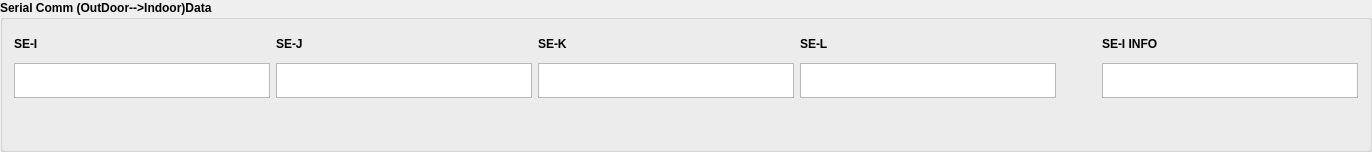
              <widget class="QGroupBox" name="groupBox_10">
               <property name="font">
                <font>
                 <pointsize>9</pointsize>
                 <weight>75</weight>
                 <bold>true</bold>
                </font>
               </property>
               <property name="title">
                <string>Serial Comm (OutDoor--&gt;Indoor)Data</string>
               </property>
               <layout class="QGridLayout" name="gridLayout_5">
                <item row="0" column="0">
                 <layout class="QHBoxLayout" name="horizontalLayout_31">
                  <item>
                   <layout class="QVBoxLayout" name="verticalLayout_114">
                    <item>
                     <widget class="QLabel" name="OutTemplabel_2">
                      <property name="minimumSize">
                       <size>
                        <width>0</width>
                        <height>26</height>
                       </size>
                      </property>
                      <property name="maximumSize">
                       <size>
                        <width>16777215</width>
                        <height>35</height>
                       </size>
                      </property>
                      <property name="text">
                       <string>SE-I</string>
                      </property>
                     </widget>
                    </item>
                    <item>
                     <widget class="QTextEdit" name="OutTemp_textEdit_2">
                      <property name="minimumSize">
                       <size>
                        <width>0</width>
                        <height>26</height>
                       </size>
                      </property>
                      <property name="maximumSize">
                       <size>
                        <width>16777215</width>
                        <height>35</height>
                       </size>
                      </property>
                      <property name="readOnly">
                       <bool>true</bool>
                      </property>
                     </widget>
                    </item>
                    <item>
                     <spacer name="verticalSpacer_31">
                      <property name="orientation">
                       <enum>Qt::Vertical</enum>
                      </property>
                      <property name="sizeHint" stdset="0">
                       <size>
                        <width>20</width>
                        <height>40</height>
                       </size>
                      </property>
                     </spacer>
                    </item>
                   </layout>
                  </item>
                  <item>
                   <layout class="QVBoxLayout" name="verticalLayout_115">
                    <item>
                     <widget class="QLabel" name="CtrlTemp_label_2">
                      <property name="minimumSize">
                       <size>
                        <width>0</width>
                        <height>26</height>
                       </size>
                      </property>
                      <property name="maximumSize">
                       <size>
                        <width>16777215</width>
                        <height>35</height>
                       </size>
                      </property>
                      <property name="text">
                       <string>SE-J</string>
                      </property>
                     </widget>
                    </item>
                    <item>
                     <widget class="QTextEdit" name="CtrlTemp_textEdit_2">
                      <property name="minimumSize">
                       <size>
                        <width>0</width>
                        <height>26</height>
                       </size>
                      </property>
                      <property name="maximumSize">
                       <size>
                        <width>16777215</width>
                        <height>35</height>
                       </size>
                      </property>
                      <property name="readOnly">
                       <bool>true</bool>
                      </property>
                     </widget>
                    </item>
                    <item>
                     <spacer name="verticalSpacer_32">
                      <property name="orientation">
                       <enum>Qt::Vertical</enum>
                      </property>
                      <property name="sizeHint" stdset="0">
                       <size>
                        <width>20</width>
                        <height>40</height>
                       </size>
                      </property>
                     </spacer>
                    </item>
                   </layout>
                  </item>
                  <item>
                   <layout class="QVBoxLayout" name="verticalLayout_139">
                    <item>
                     <widget class="QLabel" name="OutTemplabel_6">
                      <property name="minimumSize">
                       <size>
                        <width>0</width>
                        <height>26</height>
                       </size>
                      </property>
                      <property name="maximumSize">
                       <size>
                        <width>16777215</width>
                        <height>35</height>
                       </size>
                      </property>
                      <property name="text">
                       <string>SE-K</string>
                      </property>
                     </widget>
                    </item>
                    <item>
                     <widget class="QTextEdit" name="OutTemp_textEdit_6">
                      <property name="minimumSize">
                       <size>
                        <width>0</width>
                        <height>26</height>
                       </size>
                      </property>
                      <property name="maximumSize">
                       <size>
                        <width>16777215</width>
                        <height>35</height>
                       </size>
                      </property>
                      <property name="readOnly">
                       <bool>true</bool>
                      </property>
                     </widget>
                    </item>
                    <item>
                     <spacer name="verticalSpacer_54">
                      <property name="orientation">
                       <enum>Qt::Vertical</enum>
                      </property>
                      <property name="sizeHint" stdset="0">
                       <size>
                        <width>20</width>
                        <height>40</height>
                       </size>
                      </property>
                     </spacer>
                    </item>
                   </layout>
                  </item>
                  <item>
                   <layout class="QVBoxLayout" name="verticalLayout_138">
                    <item>
                     <widget class="QLabel" name="OutTemplabel_5">
                      <property name="minimumSize">
                       <size>
                        <width>0</width>
                        <height>26</height>
                       </size>
                      </property>
                      <property name="maximumSize">
                       <size>
                        <width>16777215</width>
                        <height>35</height>
                       </size>
                      </property>
                      <property name="text">
                       <string>SE-L</string>
                      </property>
                     </widget>
                    </item>
                    <item>
                     <widget class="QTextEdit" name="OutTemp_textEdit_5">
                      <property name="minimumSize">
                       <size>
                        <width>0</width>
                        <height>26</height>
                       </size>
                      </property>
                      <property name="maximumSize">
                       <size>
                        <width>16777215</width>
                        <height>35</height>
                       </size>
                      </property>
                      <property name="readOnly">
                       <bool>true</bool>
                      </property>
                     </widget>
                    </item>
                    <item>
                     <spacer name="verticalSpacer_53">
                      <property name="orientation">
                       <enum>Qt::Vertical</enum>
                      </property>
                      <property name="sizeHint" stdset="0">
                       <size>
                        <width>20</width>
                        <height>40</height>
                       </size>
                      </property>
                     </spacer>
                    </item>
                   </layout>
                  </item>
                  <item>
                   <spacer name="horizontalSpacer">
                    <property name="orientation">
                     <enum>Qt::Horizontal</enum>
                    </property>
                    <property name="sizeHint" stdset="0">
                     <size>
                      <width>40</width>
                      <height>20</height>
                     </size>
                    </property>
                   </spacer>
                  </item>
                  <item>
                   <layout class="QVBoxLayout" name="verticalLayout_130">
                    <item>
                     <widget class="QLabel" name="OutTemplabel_4">
                      <property name="minimumSize">
                       <size>
                        <width>0</width>
                        <height>26</height>
                       </size>
                      </property>
                      <property name="maximumSize">
                       <size>
                        <width>16777215</width>
                        <height>35</height>
                       </size>
                      </property>
                      <property name="text">
                       <string>SE-I INFO</string>
                      </property>
                     </widget>
                    </item>
                    <item>
                     <widget class="QTextEdit" name="OutTemp_textEdit_4">
                      <property name="minimumSize">
                       <size>
                        <width>0</width>
                        <height>26</height>
                       </size>
                      </property>
                      <property name="maximumSize">
                       <size>
                        <width>16777215</width>
                        <height>35</height>
                       </size>
                      </property>
                      <property name="readOnly">
                       <bool>true</bool>
                      </property>
                     </widget>
                    </item>
                    <item>
                     <spacer name="verticalSpacer_52">
                      <property name="orientation">
                       <enum>Qt::Vertical</enum>
                      </property>
                      <property name="sizeHint" stdset="0">
                       <size>
                        <width>20</width>
                        <height>40</height>
                       </size>
                      </property>
                     </spacer>
                    </item>
                   </layout>
                  </item>
                 </layout>
                </item>
               </layout>
              </widget>
